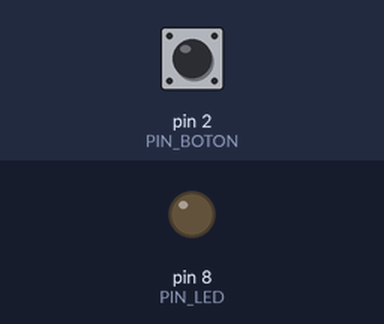
Bench run of a sketch on a simulated Arduino Uno, built with avr-gcc and run on an emulated ATmega328P. On the bench: output pins drawn as LEDs (lit = HIGH). The inputs (shaded band) are chosen by the test bench; at power-on: pin 2 (PIN_BOTON) LOW. What the sketch prints to the serial monitor is not drawn.

Above: at 1.2 s.
1.3 s: pin 2 (PIN_BOTON) pulled HIGH for 0.15 s
At 1.39 s:
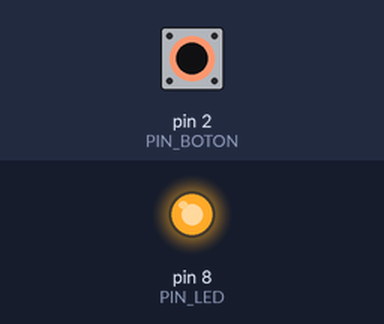
2.9 s: pin 2 (PIN_BOTON) pulled HIGH for 3.2 s
At 7.3 s:
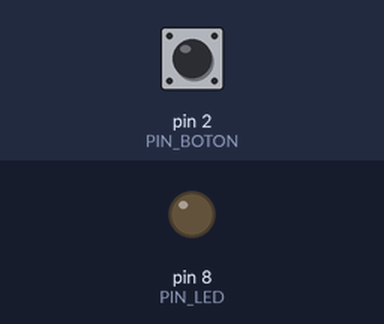
7.6 s: pin 2 (PIN_BOTON) driven HIGH
At 8.8 s:
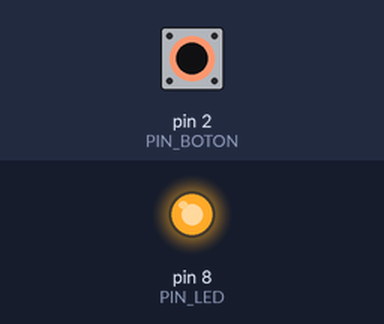
10.6 s: pin 2 (PIN_BOTON) driven LOW
At 11.4 s:
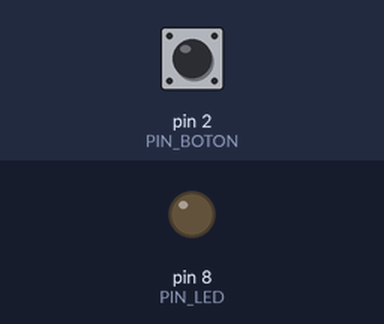
Timing chart, 0 to 13.1 s (numbered marks = the images above; inputs shaded):
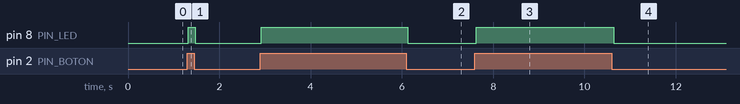

Measured:
- after the input at 1.3 s, pin 8 (PIN_LED): LOW → HIGH at once, → LOW 0.15 s later
- after the input at 2.9 s, pin 8 (PIN_LED): LOW → HIGH at once, → LOW 3.2 s later
- after the input at 7.6 s, pin 8 (PIN_LED): LOW → HIGH at once
- after the input at 10.6 s, pin 8 (PIN_LED): HIGH → LOW at once

The sketch:

Lab02_Pulsador_Basico.ino
```cpp
// Lab02_Pulsador_Basico.ino
/* =================================================
   Lab 02 — Lectura básica con Pull-down externo
   Conexión:
     Pulsador: un lado a 5V, otro lado a Pin 2
     R 10kΩ entre Pin 2 y GND  (pull-down)
     LED verde: ánodo -> R 220Ω -> Pin 8
                cátodo -> GND
   Lógica: sin pulsar = LOW, pulsando = HIGH
   ================================================= */

const int PIN_BOTON = 2;   // Entrada digital
const int PIN_LED   = 8;   // Salida digital

void setup() {
  pinMode(PIN_BOTON, INPUT);    // Entrada normal (R pull-down externa)
  pinMode(PIN_LED,   OUTPUT);
  Serial.begin(9600);
  Serial.println("Lab 02 — Lectura de pulsador (pull-down externo)");
  Serial.println("Estado inicial: BOTON SUELTO");
}

void loop() {
  int estado = digitalRead(PIN_BOTON);   // Lee HIGH o LOW

  if (estado == HIGH) {
    digitalWrite(PIN_LED, HIGH);          // LED encendido
    Serial.println("Boton: PRESIONADO");
  } else {
    digitalWrite(PIN_LED, LOW);           // LED apagado
  }

  delay(50);   // Pequeño retardo para no saturar el serial
}
```
